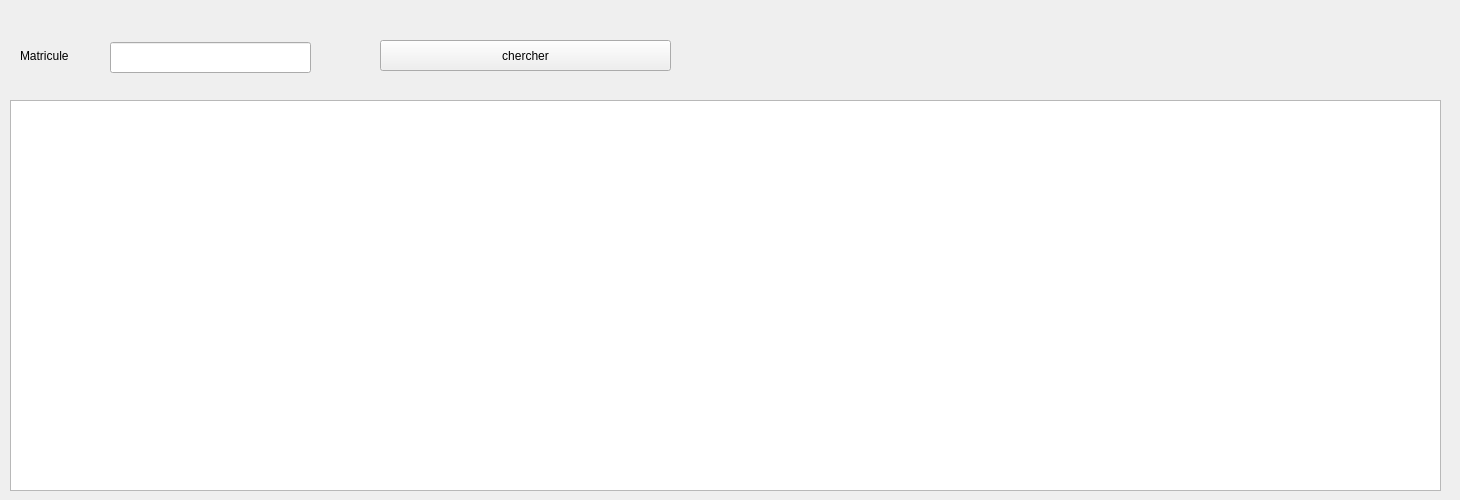
      <widget class="QWidget" name="recherche">
       <attribute name="title">
        <string>recherche</string>
       </attribute>
       <widget class="QLabel" name="label_14">
        <property name="geometry">
         <rect>
          <x>20</x>
          <y>40</y>
          <width>81</width>
          <height>31</height>
         </rect>
        </property>
        <property name="text">
         <string>Matricule</string>
        </property>
       </widget>
       <widget class="QLineEdit" name="mat2_2">
        <property name="geometry">
         <rect>
          <x>110</x>
          <y>42</y>
          <width>201</width>
          <height>31</height>
         </rect>
        </property>
       </widget>
       <widget class="QTableView" name="tabrech">
        <property name="geometry">
         <rect>
          <x>10</x>
          <y>100</y>
          <width>1431</width>
          <height>391</height>
         </rect>
        </property>
       </widget>
       <widget class="QPushButton" name="chercher">
        <property name="geometry">
         <rect>
          <x>380</x>
          <y>40</y>
          <width>291</width>
          <height>31</height>
         </rect>
        </property>
        <property name="text">
         <string>chercher</string>
        </property>
       </widget>
       <widget class="QLabel" name="arriere7">
        <property name="geometry">
         <rect>
          <x>-10</x>
          <y>0</y>
          <width>1451</width>
          <height>491</height>
         </rect>
        </property>
        <property name="text">
         <string/>
        </property>
       </widget>
       <zorder>arriere7</zorder>
       <zorder>label_14</zorder>
       <zorder>mat2_2</zorder>
       <zorder>tabrech</zorder>
       <zorder>chercher</zorder>
      </widget>
